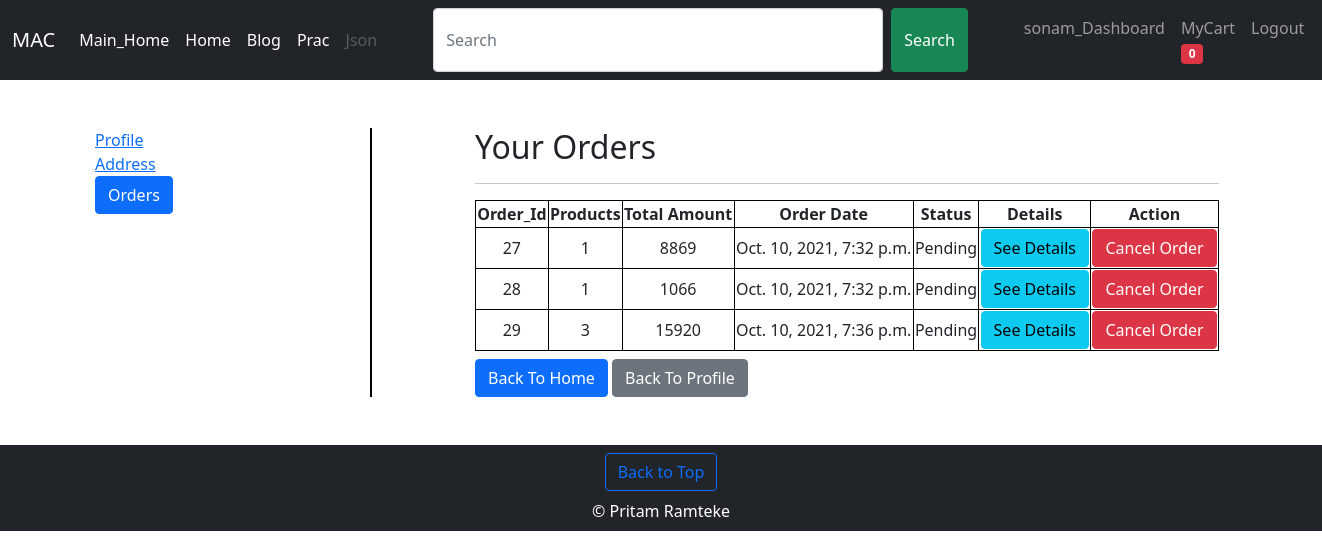
Screenshot of /shop/orders/ (signed in) with the database file from the repository.
### shop/models.py (models this page shows)
class Order(models.Model):
    user = models.ForeignKey(User,on_delete=models.CASCADE) ## many-to-one relationship
    product_count = models.IntegerField()
    total_amount = models.IntegerField()
    order_date = models.DateTimeField(blank=True,null=True)
    status = models.CharField(max_length=50,choices=STATUS_CHOICES,default='Pending')

### shop/views.py (the view)
# urls.py: path('orders/',views.orders,name='orders'),
def orders(request):
    orders  = Order.objects.filter(user=request.user)
    context = {'orders':orders}
    return render(request,'shop/orders.html',context)

### shop/templates/shop/orders.html (shortened to what this page needs)
{% extends 'base.html' %}
{% load static %}
{% load mathfilters %}
{% block body %}
<div class='container mt-5 mb-5'>
    <div class="row">
        <div class="col-md-3 col-sm-3 col-xs-3 px-2 " id='profile_menu'>
            <a href="{% url 'dashboard' %}" >Profile</a><br>
            <a href="{% url 'address' %}" >Address</a><br>
            <a href="{% url 'orders' %}" class='btn btn-primary'>Orders</a>
        </div>
        <div class="col-md-8 col-sm-8 col-xs-8 px-2 offset-1">
            <h2>Your Orders</h2>
            <hr>
            {% if orders %}
                <table style="width:100%">
                    <tr>
                        <th>Order_Id</th>
                        <th>Products</th>
                        <th>Total Amount</th>
                        <th>Order Date</th>
                        <th>Status</th>
                        <th>Details</th>
                        <th>Action</th>
                    </tr>
                    {% for order in orders %}
                    <tr>
                        <td>{{order.id}}</td>
                        <td>{{order.product_count}}</td>
                        <td>{{order.total_amount}}</td>
                        <td>{{order.order_date}}</td>
                        <td>{{order.status}}</td>
                        <td><a href="#" class='btn btn-info'>See Details</a></td>
                        <td><a href="{% url 'cancel_order' order.id %}" class='btn btn-danger'>Cancel Order</a></td>
                    </tr>
                    {% endfor %}
                </table>
            {% else %}
                <div class="alert alert-info">
                    No Orders Yet
                </div>
            {% endif %}
            <div class='mt-2'>
                <a href="{% url 'home' %}" class='btn btn-primary'>Back To Home</a>
                <a href="{% url 'dashboard' %}" class='btn btn-secondary'>Back To Profile</a><br>
            </div>
        </div>
    </div>
</div>
{% endblock body %}

### templates/navbar_shop.html (shortened to what this page needs)
<nav class="navbar navbar-expand-lg navbar-dark bg-dark">
    <div class="container-fluid">
      <a class="navbar-brand" href="{% url 'home' %}">MAC</a>
      <nav class="collapse navbar-collapse " id="navbarSupportedContent">
        <ul class="navbar-nav me-auto mb-2 mb-lg-0">
          <li class="nav-item">
            <a class="nav-link active" aria-current="page" href="{% url 'mhome' %}">Main_Home</a>
          </li>
          <li class="nav-item">
            <a class="nav-link active" aria-current="page" href="{% url 'home' %}">Home</a>
          </li>
          <li class="nav-item">
            <a class="nav-link active" aria-current="page" href="{% url 'bhome' %}">Blog</a>
          </li>
          <li class="nav-item">
            <a class="nav-link active" aria-current="page" href="{% url 'prac' %}">Prac</a>
          </li>
          <li class="nav-item">
            <a class="nav-link disabled" aria-current="page" href="{% url 'jsondata' %}" >Json</a>
          </li>
        </ul>
        <span class='d-flex'>
         <form method='get' action='/shop/search/' class='d-flex mx-5' >
          <input class="form-control me-2 search_form" type="search" placeholder="Search" aria-label="Search" name='search' id='search'>
          <button class="btn btn-success" type="submit">Search</button>
        </form>
        <ul class="navbar-nav me-auto mb-2 mb-lg-0 ">
          {% if request.user.is_authenticated %}
          <li class="nav-item ">
            <a class="nav-link" href="{% url 'dashboard' %}">{{request.user}}_Dashboard</a>
          </li>
          <li class="nav-item ">
            <a class="nav-link" href="{% url 'mycart' %}">MyCart <span id='cart' class='badge bg-danger'>0</span></a>
          </li>
          <li class="nav-item">
            <a class="nav-link" href="{% url 'logout' %}">Logout</a>
          </li>
          {% endif %}
        </ul>
        </span>
      </nav>
    </div>
  </nav>

### static/mac/css/shop.css (style rules this page uses)
.col-md-3, .col-xs-3, .col-sm-3 { display: inline-block; margin-left: -4px; }
.col-md-3, .col-xs-3, .col-sm-3 { height: auto; }
#profile_menu { border-right:solid black 2px ; }
table, th, td { border:1px solid black; text-align:center; }
.search_form { width: 450px; }

### rows the page displays
Order: id "27", product_count "1", total_amount "8869", order_date "Oct. 10, 2021, 7:32 p.m.", status "Pending"
Order: id "28", product_count "1", total_amount "1066", order_date "Oct. 10, 2021, 7:32 p.m.", status "Pending"
Order: id "29", product_count "3", total_amount "15920", order_date "Oct. 10, 2021, 7:36 p.m.", status "Pending"

### other values shown
{{ request.user }} "sonam"
